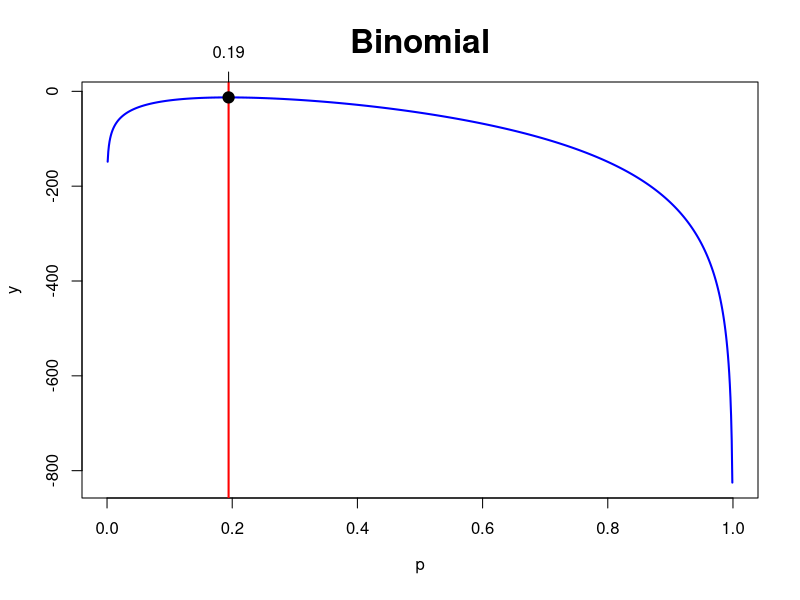
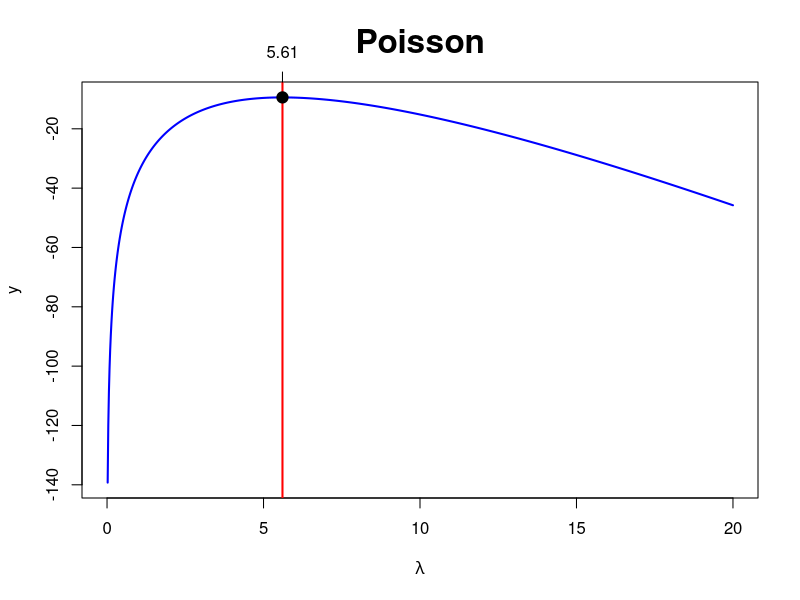
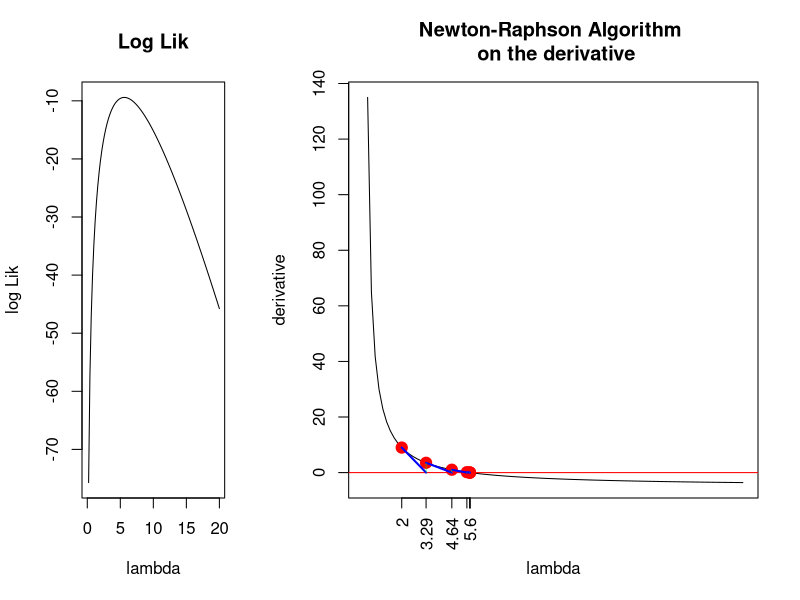
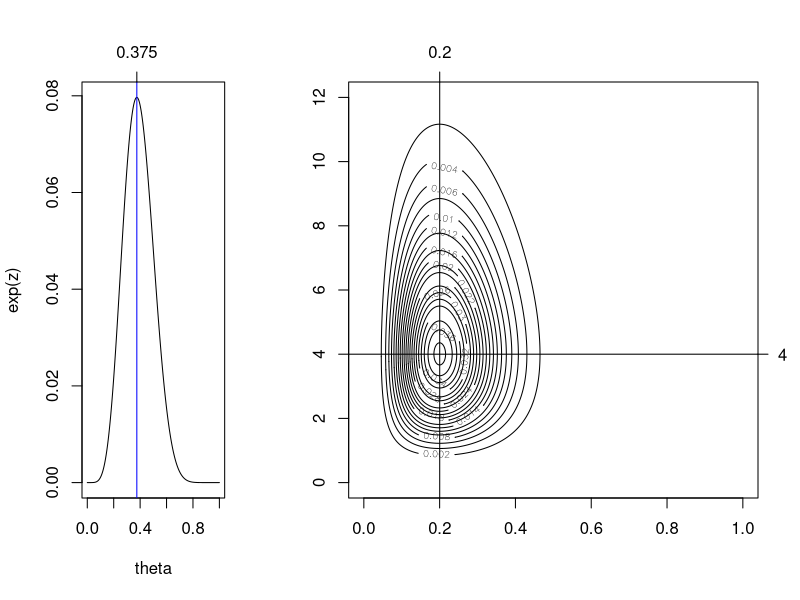
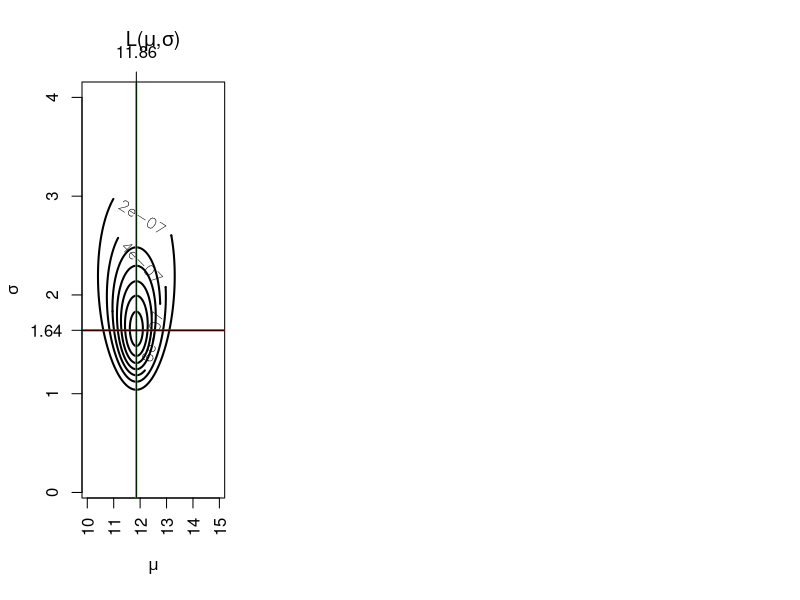
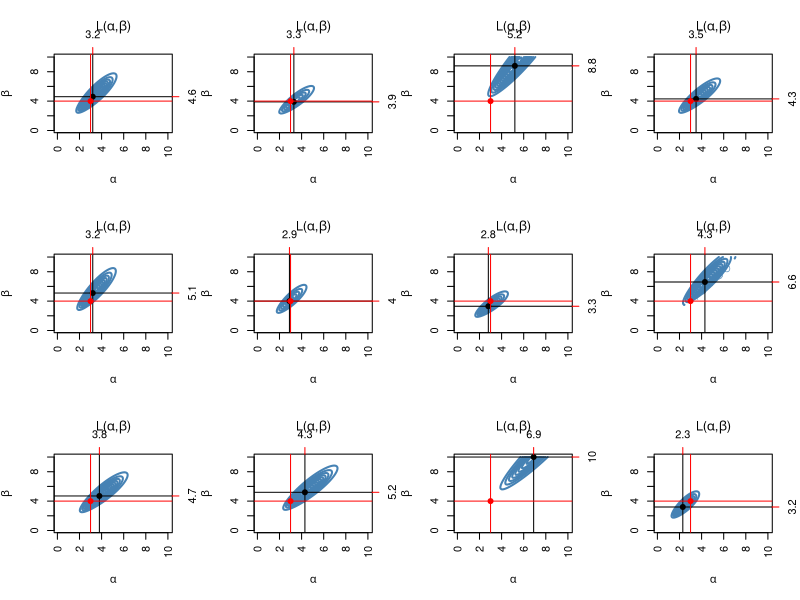
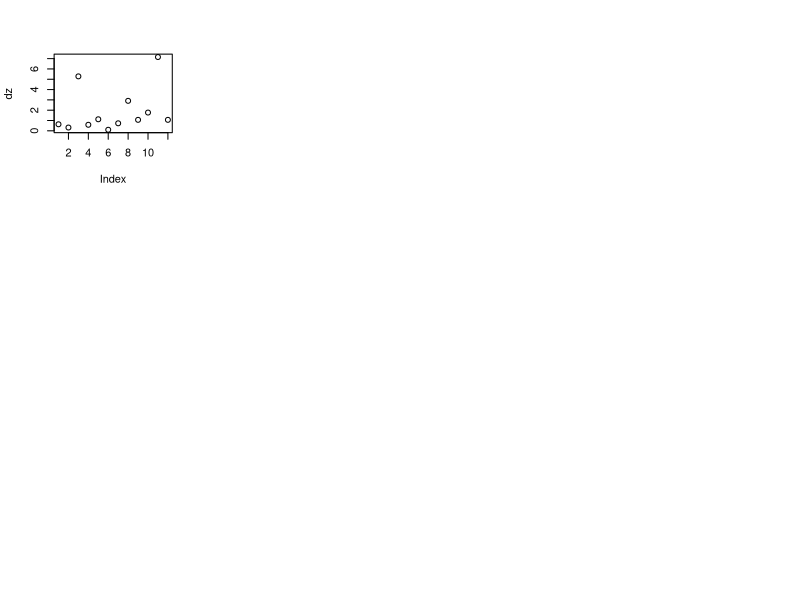

These figures' R source, in order:
## ---- chunk 1
knitr::opts_chunk$set(echo = TRUE)
## ---- chunk 2
getwd()
## ---- chunk 3
#max likelihood function
## For repeated sampling from same distribution
mymaxlik=function(lfun,x,param,...){
  # how many param values are there?
  np=length(param)
  # outer -- notice the order, x then param
  # this produces a matrix -- try outer(1:4,5:10,function(x,y) paste(x,y,sep=" "))   to understand
  # The outer product of the arrays X and Y is the array A with dimension c(dim(X),dim(Y)) where element A[c(arrayindex.x, arrayindex.y)] = FUN(X[arrayindex.x], Y[arrayindex.y]). So, it is evaluate the function in the grid for each xi and yi
  z=outer(x,param,lfun)
  # z is a matrix where each x,param is replaced with the function evaluated at those values
  y=apply(z,2,sum)
  
  # y is a vector made up of the column sums
  # Each y is the log lik for a new parameter value
  plot(param,y,col="Blue",type="l",lwd=2,...)
  # which gives the index for the value of y >= max.
  # there could be a max between two values of the parameter, therefore 2 indices
  # the first max will take the larger indice
  # First, the maximum value of array Y is found then 'which(y==max(y))' gives the indexes of all y which is equal to max(y). At the end 'i=max()' will take the maximum index from 'which()' and assign it to 'i'.
  i=max(which(y>=max(y)))
  abline(v=param[i],lwd=2,col="Red")
  
  # plots a nice point where the max lik is
  points(param[i],y[i],pch=19,cex=1.5,col="Black")
  axis(3,param[i],round(param[i],2))
  #check slopes. If it is a max the slope shoud change sign from + to
  # We should get three + and two -vs
  ifelse(i-3>=1 & i+2<=np, slope<-(y[(i-2):(i+2)]-y[(i-3):(i+1)])/(param[(i-2):(i+2)]-param[(i-3):(i+1)]),slope<-"NA")
  return(list(i=i,parami=param[i],yi=y[i],slope=slope))
}

# log likelihoods for binom
logbin=function(x,param) log(dbinom(x,prob=param,size=20))

mymaxlik(x=c(3,3,4,3,4,5,5,4),param=seq(0,1,length=1000),lfun=logbin,xlab=expression("p"),main="Binomial",cex.main=2)
## ---- chunk 4
# log likelihoods for pois defined
logpoiss=function(x,param) log(dpois(x,lambda=param))
mymaxlik(x=c(4,6,7,6,5),param=seq(0,20,length=1000),lfun=logpoiss,xlab=expression(lambda),main="Poisson",cex.main=2)
## ---- chunk 5
myNRML=function(x0,delta=0.001,llik,xrange,parameter="param"){
  f=function(x) (llik(x+delta)-llik(x))/delta
  fdash=function(x) (f(x+delta)-f(x))/delta
  d=1000
  i=0
  x=c()
  y=c()
  x[1]=x0
  y[1]=f(x[1])
  while(d > delta & i<100){
    i=i+1
    x[i+1]=x[i]-f(x[i])/fdash(x[i])
    y[i+1]=f(x[i+1])
    d=abs(y[i+1])
  }
  layout(matrix(1:2,nr=1,nc=2,byrow=TRUE),width=c(1,2))
  curve(llik(x), xlim=xrange,xlab=parameter,ylab="log Lik",main="Log Lik")
  curve(f(x),xlim=xrange,xaxt="n", xlab=parameter,ylab="derivative",main=  "Newton-Raphson Algorithm \n on the derivative")
  points(x,y,col="Red",pch=19,cex=1.5)
  axis(1,x,round(x,2),las=2)
  abline(h=0,col="Red")
  
  segments(x[1:(i-1)],y[1:(i-1)],x[2:i],rep(0,i-1),col="Blue",lwd=2)
  segments(x[2:i],rep(0,i-1),x[2:i],y[2:i],lwd=0.5,col="Green")
  
  list(x=x,y=y)
}

myNRML(x0=2,delta=0.000001,llik=function(x) log(dpois(4,x)*dpois(6,x)*dpois(7,x)*dpois(6,x)*dpois(5,x)),xrange=c(0,20),parameter="lambda" )
## ---- chunk 6
# Joint density has one unknown common parameter but different values for the other parameters
## We need only make L(theta)
mymaxlikg=function(lfun="logbin2",theta) { # default log lik is a combination bin
  nth=length(theta)  # nu. of valuse used in theta
  thmat=matrix(theta,nr=nth,nc=1,byrow=TRUE) # Matrix of theta
  z=apply(thmat,1,lfun) # z holds the log lik values
  zmax=max(which(z>=max(z)))  # finding the INDEX of the max lik
  plot(theta,exp(z),type="l") # plot of lik
  abline(v=theta[zmax],col="Blue")   #  verical line through max
  axis(3,theta[zmax],round(theta[zmax],4))  # one tick on the third axis
  theta[zmax]   # theta corresponding to max lik
}


logbin2=function(theta){log(dbinom(2,prob=theta,size=6)) + log(dbinom(4,prob=theta,size=10))}

mymaxlikg(theta=seq(0,1,length=10000))
## ---- chunk 7
# 2 parameters with a general log  likelihood

logbinpois=function(theta1,theta2) log(dbinom(4,size=20,prob=theta1)) +
  log(dpois(4,lambda=theta2))

maxlikg2=function(theta1,theta2,lfun="logbinpois",...){
  n1=length(theta1)
  n2=length(theta2)
  z=outer(theta1,theta2,lfun)
  contour(theta1,theta2,exp(z),...) # exp(z) gives the lik
  maxl=max(exp(z))    # max lik
  coord=which(exp(z)==maxl,arr.ind=TRUE)  # find the co-ords of the max
  th1est=theta1[coord[1]] # mxlik estimate of theta1
  th2est=theta2[coord[2]]
  abline(v=th1est,h=th2est)
  axis(3,th1est,round(th1est,2))
  axis(4,th2est,round(th2est,2),las=1)
  list(th1est=th1est,th2est=th2est)
}

maxlikg2(theta1=seq(0,1,length=1000),theta2=seq(0,12,length=1000),nlevels=20)
## ---- chunk 8
# max lik function for two parameters
mymlnorm=function(x,mu,sig,...){  #x sample vector
  nmu=length(mu) # number of values in mu
  nsig=length(sig)
  n=length(x) # sample size
  zz=c()    ## initialize a new vector
  lfun=function(x,m,p) log(dnorm(x,mean=m,sd=p))   # log lik for normal
  for(j in 1:nsig){
    z=outer(x,mu,lfun,p=sig[j]) # z a matrix
    # col 1 of z contains lfun evaluated at each x with first value of mu,
    # col2 each x with 2nd value of m
    # all with sig=sig[j]
    y=apply(z,2,sum)
    # y is a vector filled with log lik values,
    # each with a difft mu and all with the same sig[j]
    zz=cbind(zz,y)
    ## zz is the matrix with each column containing log L values, rows difft mu, cols difft sigmas
  }
  maxl=max(exp(zz))
  coord=which(exp(zz)==maxl,arr.ind=TRUE)
  maxlsig=apply(zz,1,max)
  contour(mu,sig,exp(zz),las=3,xlab=expression(mu),ylab=expression(sigma),axes=TRUE,
          main=expression(paste("L(",mu,",",sigma,")",sep="")),...)
  mlx=round(mean(x),2)  # theoretical
  mly=round(sqrt((n-1)/n)*sd(x),2)
  #axis(1,at=c(0:20,mlx),labels=sort(c(0:20,mlx)))
  #axis(2,at=c(0:20,mly),labels=TRUE)
  abline(v=mean(x),lwd=2,col="Green")
  abline(h=sqrt((n-1)/n)*sd(x),lwd=2,col="Red")
  
  # Now find the estimates from the co-ords
  muest=mu[coord[1]]
  sigest=sig[coord[2]]
  
  abline(v=muest, h=sigest)
  axis(3,muest,round(muest,2))
  axis(2,sigest,round(sigest,2),las=1)   
  
  return(list(x=x,coord=coord,maxl=maxl,muest=muest,sigest=sigest))
}

mymlnorm(x=c(10,12,13,15,12,11,10),mu=seq(10,15,length=1000),sig=seq(0.1,4,length=1000),lwd=2,labcex=1)
## ---- chunk 9
# Beta distribution
mymlbeta=function(x,alpha,beta,...){  #x sample vector
  na=length(alpha) # number of values in alpha
  nb=length(beta)
  n=length(x) # sample size
  zz=c()    ## initialize a new vector
  lfun=function(x,a,b) log(dbeta(x,shape1=a,shape2=b))   # log lik for beta
  for(j in 1:nb){
    z=outer(x,alpha,lfun,b=beta[j]) # z a matrix
    # col 1 of z contains lfun evaluated at each x with first value of alpha,
    # col2 each x with 2nd value of a
    # all with b=beta[j]
    y=apply(z,2,sum)
    # y is a vector filled with log lik values,
    # each with a difft alpha and all with the same sig[j]
    zz=cbind(zz,y)
    ## zz is the matrix with each column containing log L values, rows difft alpha, cols difft betas
  }
  maxl=max(exp(zz))    # max lik
  coord=which(exp(zz)==maxl,arr.ind=TRUE)  # find the co-ords of the max
  aest=alpha[coord[1]] # mxlik estimate of alpha
  best=beta[coord[2]]
  contour(alpha,beta,exp(zz),las=3,xlab=expression(alpha),ylab=expression(beta),axes=TRUE,
          main=expression(paste("L(",alpha,",",beta,")",sep="")),...)
  
  abline(v=aest, h=best)
  points(aest,best,pch=19)
  axis(4,best,round(best,2),col="Red")
  axis(3,aest,round(aest,2),col="Red")
  return(list(x=x,coord=coord,maxl=maxl,maxalpha=aest,maxbeta=best))
}

layout(matrix(1:12,nr=3,nc=4,byrow=TRUE))
z=c()  # creat an empty matrix
a=3
b=4
sam= rbeta(30,shape1=a,shape2=b)
nsam=length(sam)
for(i in 1:12){
  w=mymlbeta(x=sample(sam,nsam,replace=TRUE),alpha=seq(0.1,10,length=100),
             beta=seq(0.1,10,length=100),lwd=2,labcex=1,col="steelblue")
  points(a,b,col="Red",pch=19)
  abline(v=a,h=b,col="Red")
  z<-rbind(z,c(w$maxalpha,w$maxbeta))
}
colnames(z)=c("alpha","beta")
z
dz=apply(z,1,function(x) sqrt(sum((x-c(a,b))^2)) )
dz
plot(dz)
which(dz>4)
